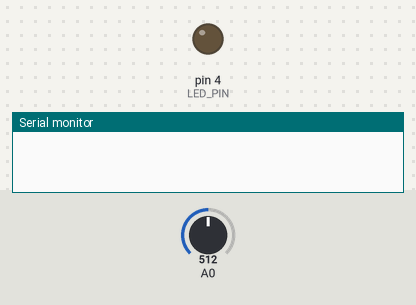
Bench run of a sketch on a simulated Arduino Uno, built with avr-gcc and run on an emulated ATmega328P. Parts: output pins drawn as LEDs (lit = HIGH), the last lines printed to the serial monitor. The test bench sets the inputs (shaded band); at power-on: A0 = 512.

Above: at 0.1 s.
At 1.2 s:
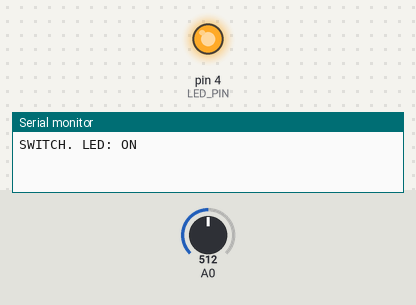
1.3 s: A0 set to 594
2.8 s: A0 set to 627
Timing chart, 0 to 5.8 s (numbered marks = the images above; inputs shaded):
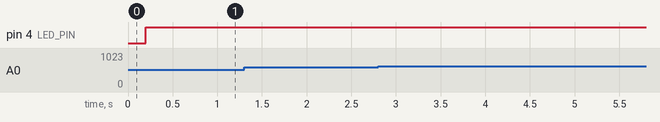

The sketch:

SoundSensorControlLed.ino
```cpp
#define LED_PIN 4

int ledState = LOW;
int sampleSpan = 200;
int threshold = 100;

int maxValue;
int minValue;
int volume;
unsigned long timer;


void setup() {
  Serial.begin(9600);
  pinMode(LED_PIN, OUTPUT);
}

void resetValues() {
  maxValue = 0;
  minValue = 1024;
  timer = millis();
}

void loop() {
  int val = analogRead(A0);
  if (val < minValue) {
    minValue = val;
  }
  if (val > maxValue) {
    maxValue = val;
  }
  if (millis() - timer >= sampleSpan) {
    volume = maxValue - minValue;
    resetValues();
    if (volume > threshold) {
      Serial.print("SWITCH. LED: ");
      digitalWrite(LED_PIN, !ledState);
      ledState = !ledState;
      if (ledState == HIGH) {
        Serial.println("ON");
      } else {
        Serial.println("OFF");
      }
    }
  }
}
```

Measured:
- after the input at 1.3 s, every drawn part: stays the same
- after the input at 2.8 s, every drawn part: stays the same
